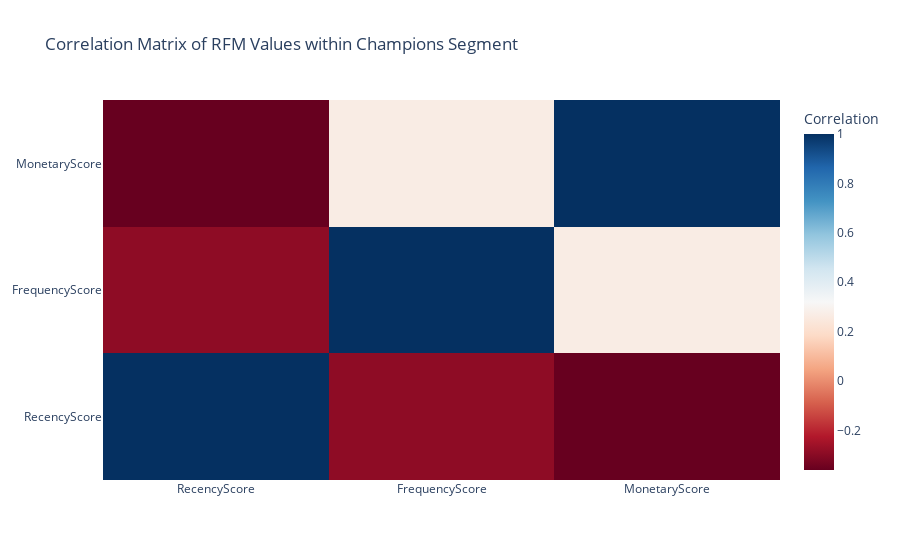

Write notebook code for a chart like this one.
### Code cell
correlation_matrix = loyal_customer_segment[['RecencyScore', 'FrequencyScore', 'MonetaryScore']].corr()

# Visualize the correlation matrix using a heatmap
fig_heatmap = go.Figure(data=go.Heatmap(
                   z=correlation_matrix.values,
                   x=correlation_matrix.columns,
                   y=correlation_matrix.columns,
                   colorscale='RdBu',
                   colorbar=dict(title='Correlation')))

fig_heatmap.update_layout(title='Correlation Matrix of RFM Values within Champions Segment')

fig_heatmap.show()

### Figure 1 — Plotly figure (JSON) as saved in the notebook; plotly's stock layout.template omitted (floating-point values rounded to 4 significant figures)
{"data": [{"colorbar": {"title": {"text": "Correlation"}}, "colorscale": [[0, "rgb(103,0,31)"], [0.1, "rgb(178,24,43)"], [0.2, "rgb(214,96,77)"], [0.3, "rgb(244,165,130)"], [0.4, "rgb(253,219,199)"], [0.5, "rgb(247,247,247)"], [0.6, "rgb(209,229,240)"], [0.7, "rgb(146,197,222)"], [0.8, "rgb(67,147,195)"], [0.9, "rgb(33,102,172)"], [1, "rgb(5,48,97)"]], "type": "heatmap", "x": ["RecencyScore", "FrequencyScore", "MonetaryScore"], "y": ["RecencyScore", "FrequencyScore", "MonetaryScore"], "z": [[1, -0.2897, -0.3604], [-0.2897, 1, 0.265], [-0.3604, 0.265, 1]]}], "layout": {"title": {"text": "Correlation Matrix of RFM Values within Champions Segment"}}}
